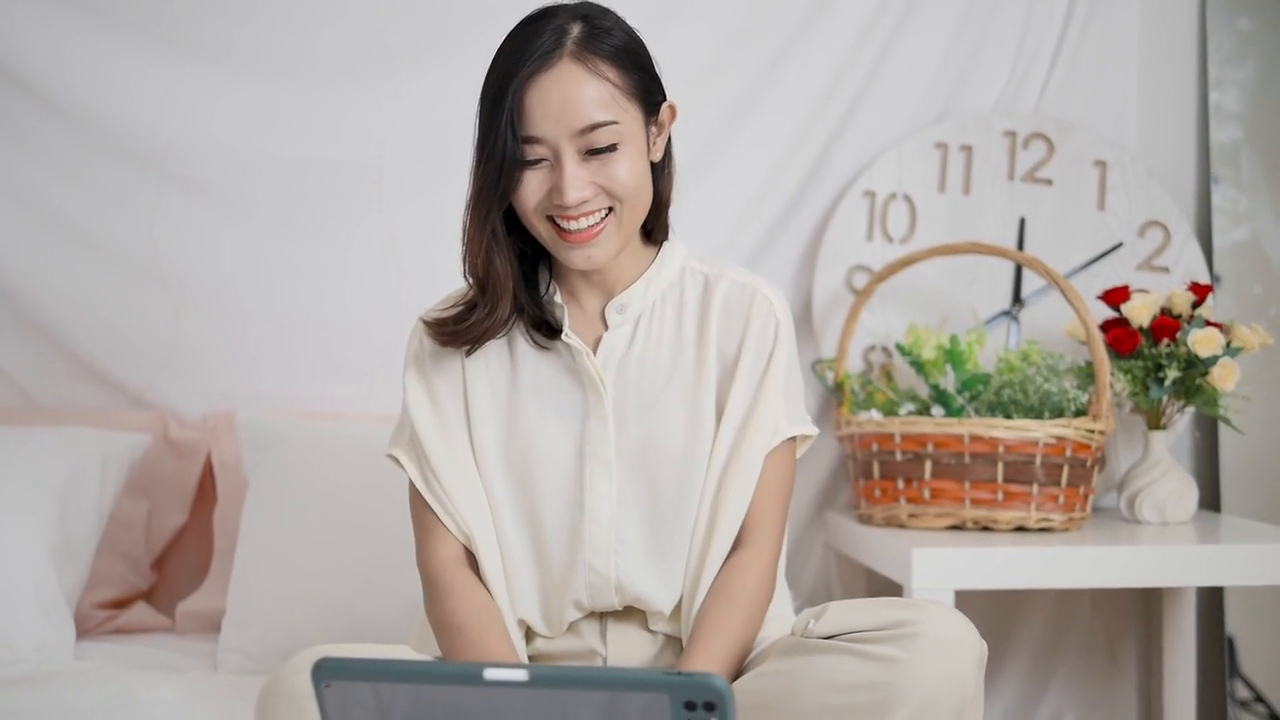
#> input picture frame 46 of partA/talking.mp4, 1280 x 720 px, given in place of street.mp4, which was not available
$ python script.py
#> lines starting #> are read from the running program, lines starting #| are printed output that depends on the picture
#> in process, frame is the input picture: shape (720, 1280, 3); mean B, G, R 163.9, 168.5, 176
import cv2


#resize background video function
def resize(frame, new_width=1280):

   #get height and width of image
   height,width,_ = frame.shape
   ratio = height/width
   new_height = int(ratio*new_width)

   return cv2.resize(frame,(new_width,new_height))


#overlay talking video function
def overlayVideo():

    #capture video
    capture = cv2.VideoCapture('talking.mp4')

    #frame list
    frames = []


    while True:
        ret, frame = capture.read()

        if (ret):

            #resize video
            height,width,_ = frame.shape #get height n width of image
#> height = 720; width = 1280
            ratio = height/width
#> ratio = 0.562
            new_height = int(ratio*320)
#> new_height = 180
            frame =  cv2.resize(frame,(320,new_height))
#> frame: shape (180, 320, 3)

            #add border to video
            frame = cv2.copyMakeBorder(frame, 5, 5, 5, 5, cv2.BORDER_CONSTANT,value=[0,0,0])
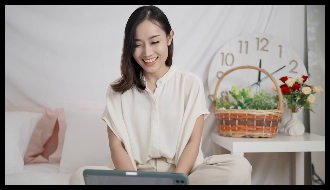
#> frame: shape (190, 330, 3); mean B, G, R 150.7, 154.9, 161.8

            #append frame into frame list
            frames.append(frame)

        else:
            break

    capture.release()

    #return frame list
    return frames


#overlay first watermark function
def overlayWatermark1(frame):

    #read image
    watermark = cv2.imread('watermark1.png')

    #convert image to grayscale
    gray = cv2.cvtColor(watermark, cv2.COLOR_BGR2GRAY)

    #get size of image
    [nrow,ncol] = gray.shape

    #overlay image onto frame
    for r in range(nrow):
        for c in range(ncol):
            if(gray[r,c] != 0):
                frame[r,c] = watermark[r,c]


#overlay second watermark function
def overlayWatermark2(frame):

    #read image
    watermark = cv2.imread('watermark2.png')

    #convert image to grayscale
    gray = cv2.cvtColor(watermark, cv2.COLOR_BGR2GRAY)

    #get size of image
    [nrow,ncol] = gray.shape

    #overlay image onto frame
    for r in range(nrow):
        for c in range(ncol):
            if(gray[r,c] != 0):
                frame[r,c] = watermark[r,c]

#process video(blur face, overlay video and watermark) function
def process(capture,outputname, neighbourno):

    #initialize output video details
    outputpath = outputname + '.avi'
    codec = cv2.VideoWriter_fourcc('X','V','I','D')
    framerate = 30
    resolution = (1280,720)

    #set up video writer
    output = cv2.VideoWriter(outputpath,codec,framerate,resolution)

    #set up video capture
    if capture.isOpened():
        ret, frame = capture.read()

    else:
        ret = False

    #add overlay talking video to frame
    overlayframes = overlayVideo()
    counter = 0

    while ret:
        ret, frame = capture.read()

        if(ret):

            #resize frame
            frame = resize(frame)

            #convert video frame to grayscale
            gray = cv2.cvtColor(frame, cv2.COLOR_BGR2GRAY)

            #cascasde face detector
            face_cascade = cv2.CascadeClassifier('face_detector.xml')

            #detect face in gray video
            faces_rect = face_cascade.detectMultiScale(gray, scaleFactor = 1.1, minNeighbors=neighbourno)

            #blur faces in frame
            for (x,y,w,h) in faces_rect:
                frame[y:y+h,x:x+w] = cv2.GaussianBlur(frame[y:y+h,x:x+w],(25,25),cv2.BORDER_DEFAULT)


            #overlay talking video and loop talking video if length is shorter than backgrond video
            if(counter < 465):
                frame[50:50+overlayframes[counter].shape[0], 50:50+overlayframes[counter].shape[1]] = overlayframes[counter]
                counter += 1
            else:
                counter = 0
                frame[50:50+overlayframes[counter].shape[0], 50:50+overlayframes[counter].shape[1]] = overlayframes[counter]

            #get current frame number and total video frames
            currentframe = capture.get(cv2.CAP_PROP_POS_FRAMES)
            totalframes = capture.get(cv2.CAP_PROP_FRAME_COUNT)

            #overlay watermark 1 for first half portion of the video
            if(currentframe <= int(totalframes/2)):
                overlayWatermark1(frame)

            #overlay watermark 2 for second half portion of the video
            else:
                overlayWatermark2(frame)

            #write and show output video
            output.write(frame)
            cv2.imshow('video',frame)

            #break while loop to end video
            if cv2.waitKey(20) & 0xFF==ord('d'):
                break

        else:
            break

    cv2.destroyAllWindows()
    output.release()
    capture.release()

#capture videos
capture1 = cv2.VideoCapture('street.mp4')
capture2 = cv2.VideoCapture('exercise.mp4')
capture3 = cv2.VideoCapture('office.mp4')

#process captured videos
process(capture1, 'output/output1',6)
process(capture2, 'output/output2',2)
process(capture3, 'output/output3',3)

$ run again, starting later in the video
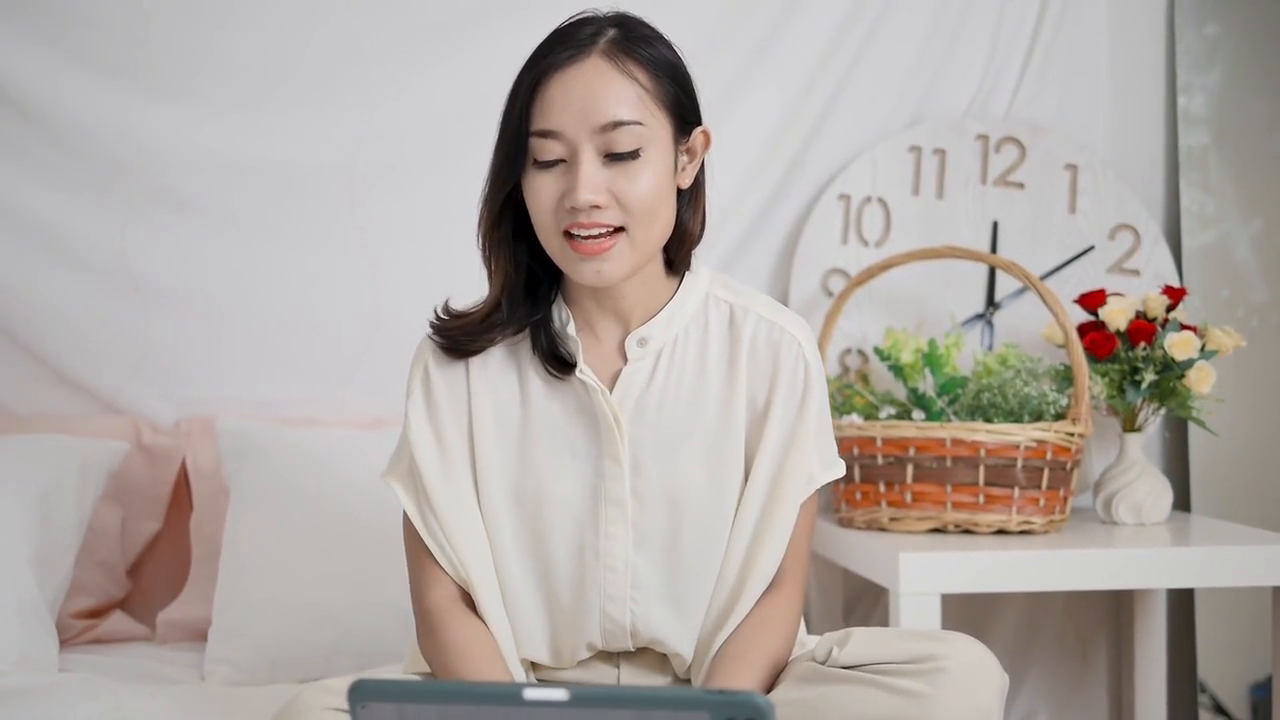
#> input picture frame 209 of partA/talking.mp4, 1280 x 720 px, given in place of street.mp4, which was not available
#> in process, frame is the input picture: shape (720, 1280, 3); mean B, G, R 164.2, 168.7, 176.4
#> in overlayVideo, `frame = cv2.copyMakeBorder(frame, 5, 5, 5, 5, cv2.BORDER_CONSTANT,valu..`:
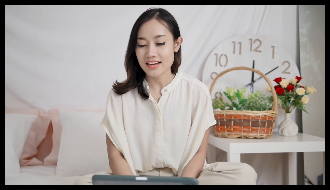
#> frame: shape (190, 330, 3); mean B, G, R 151, 155.1, 162.2

$ run again, starting later in the video
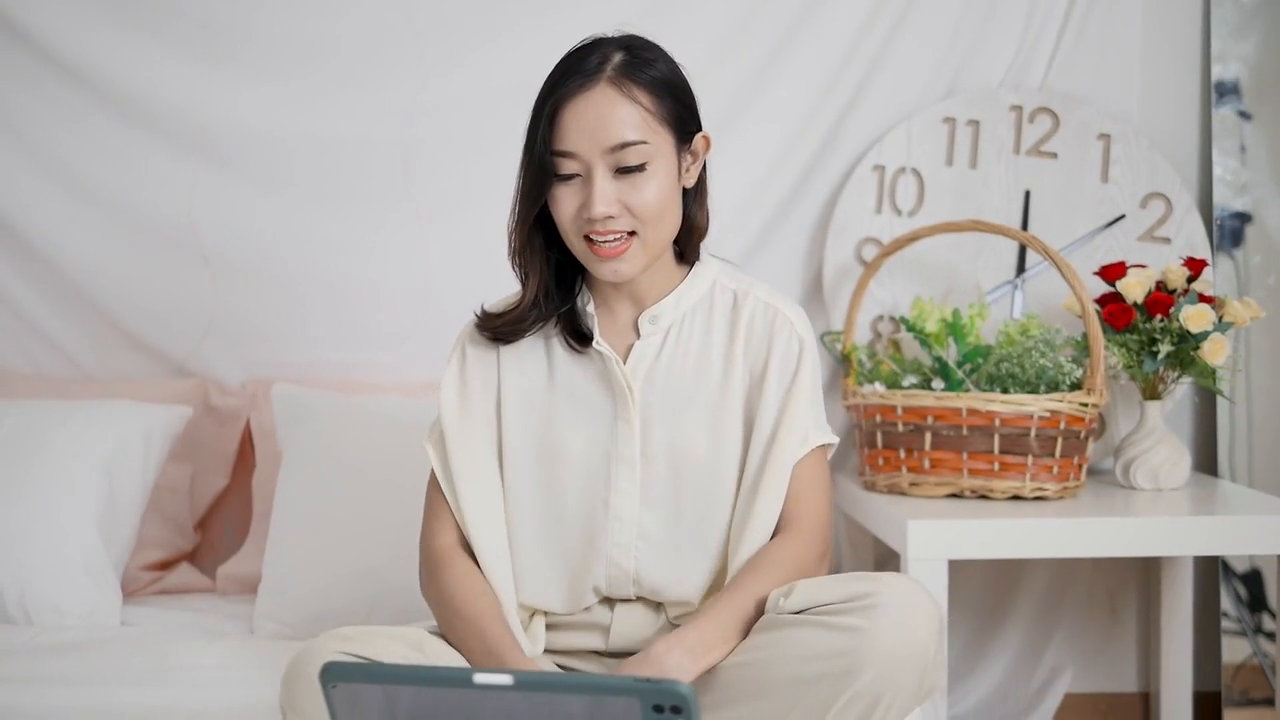
#> input picture frame 372 of partA/talking.mp4, 1280 x 720 px, given in place of street.mp4, which was not available
#> in process, frame is the input picture: shape (720, 1280, 3); mean B, G, R 165, 169.5, 176.6
#> in overlayVideo, `frame = cv2.copyMakeBorder(frame, 5, 5, 5, 5, cv2.BORDER_CONSTANT,valu..`:
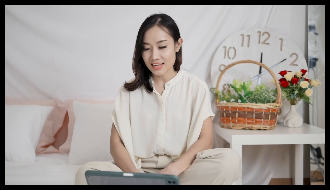
#> frame: shape (190, 330, 3); mean B, G, R 151.6, 155.8, 162.3
